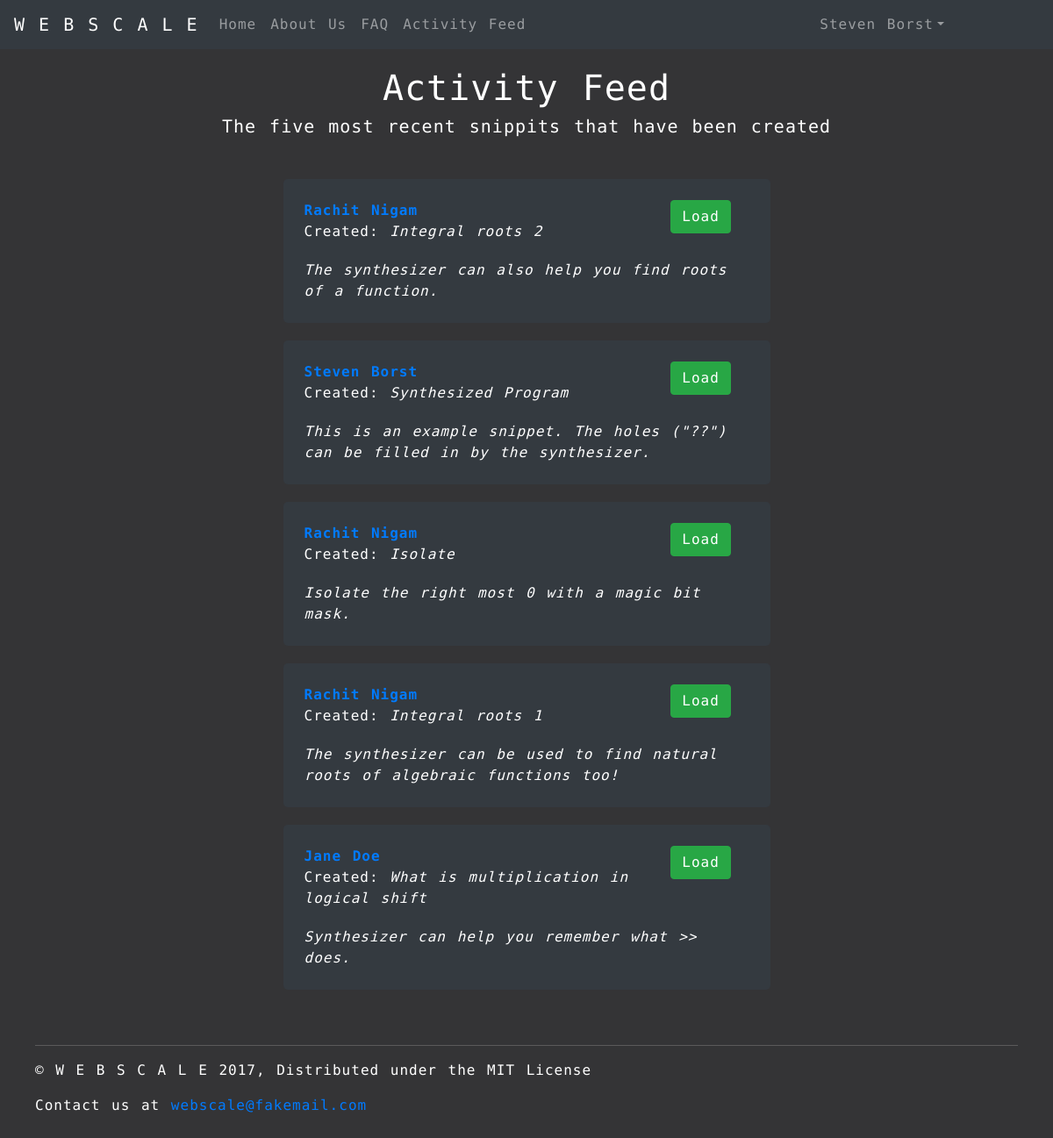
Page /feed/ on the earlier database version.
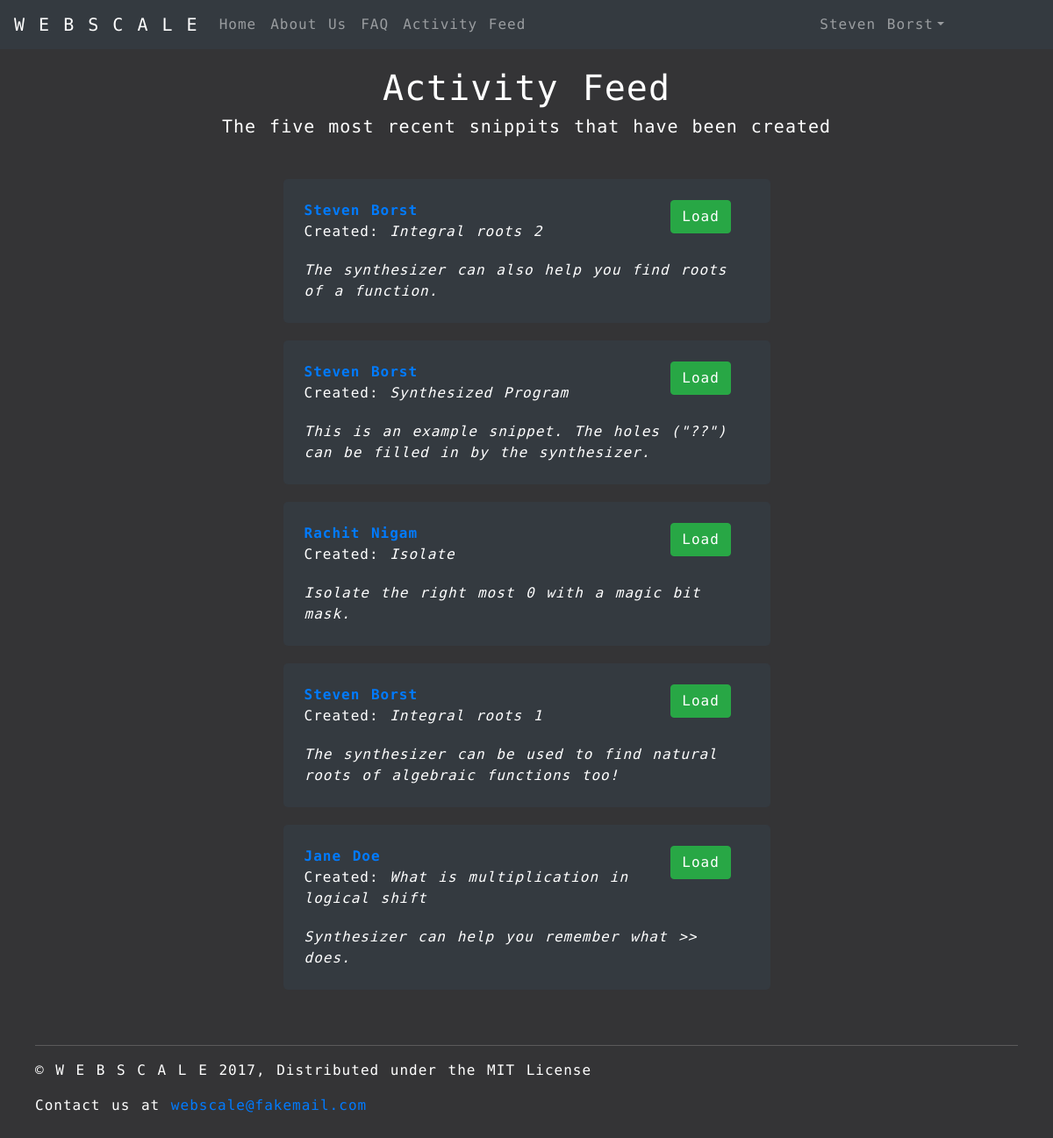
Same page on the later database version.
### synthesizer/models.py (models this page shows, shortened)
class Snippit(models.Model):
    id = models.UUIDField(primary_key=True, default=uuid.uuid4, help_text="Unique ID for this Snippit")
    user_id = models.ForeignKey('User', on_delete=models.SET_NULL, null=True)
    name = models.CharField('Name', max_length=200, help_text="Enter name")
    description = models.TextField(max_length=1000, help_text="Enter the snippit description")
    program_text = models.TextField(max_length=99999, help_text="Enter the program holes")
    program_spec = models.TextField(max_length=99999, help_text="Enter the program spec")
    """
    The synthesizer result needs to be a different kind of model field that will be generated, not entered
    """
    synthesizer_result = models.TextField(max_length=99999, help_text="Enter the synthesizer result")
    is_public = models.BooleanField(default=True, help_text="Toggle for user's public visibility")

class User(models.Model):
    id = models.UUIDField(primary_key=True, default=uuid.uuid4, help_text="Unique ID for this particular user")
    name = models.CharField('Name', max_length=200, help_text="Enter your name")
    email = models.EmailField('email', max_length=200, help_text= "Enter you email")
    hashed_password = models.CharField(max_length=200)

### synthesizer/views.py (the view)
# urls.py: url(r'^feed/$', views.feed, name='feed'),
def feed(request):
    snippits = Snippit.objects.filter(is_public=True).order_by('-id')[:5]
    return render(
        request,
        'synthesizer/feed.html',
        context={'page_title': 'Activity Feed', 'snippits': snippits},
    )

### synthesizer/templates/synthesizer/feed.html (shortened to what this page needs)
{% extends "base_page.html" %}
{% block css %}
{% load static %}
<link rel="stylesheet" type="text/css" href="{% static 'css/webscale-feed.css' %}">
{% endblock %}
{% block content %}
<div class="container">
    <h1 class="page-title">Activity Feed</h1>
    <h5 class="page-subtitle">The five most recent snippits that have been created</h5>
    <div id="main" class="row">
        <div class="col">
            {% for snippit in snippits %}
            <div class="mx-auto w-50 p-4 bg-dark feed-card">
                <div class="row">
                    <div class="col-9 card-heading">
                        <div class="row">
                            <div><b><a href="{% url 'profile' snippit.user_id.id.hex %}">{{snippit.user_id.name}}</a></b></div>
                        </div>
                        <div class="row">
                            <div>Created: <em>{{snippit.name}}</em></div>
                        </div>
                    </div>
                    <div class="col-2 float-right">
                        <a class="btn btn-success btn-small" href="{% url 'program' snippit.id.hex %}">Load</a>
                    </div>
                </div>
                <div class="row card-description">
                    <div class="col-12">
                        <span><i>{{snippit.description}}</i></span>
                    </div>
                </div>
            </div>
            {% endfor %}
        </div>
    </div>
    <footer class="footer">
        <hr class="footer-hr">
        <p>&copy; W E B S C A L E 2017, Distributed under the MIT License</p>
        <p>Contact us at <a href="mailto:webscale@fakemail.com">webscale@fakemail.com</a></p>
    </footer>
</div>
{% endblock %}

Differences in the rows shown:
changed Snippit "Integral roots 2": user_id.name "Rachit Nigam" → "Steven Borst"
changed Snippit "Integral roots 1": user_id.name "Rachit Nigam" → "Steven Borst"
